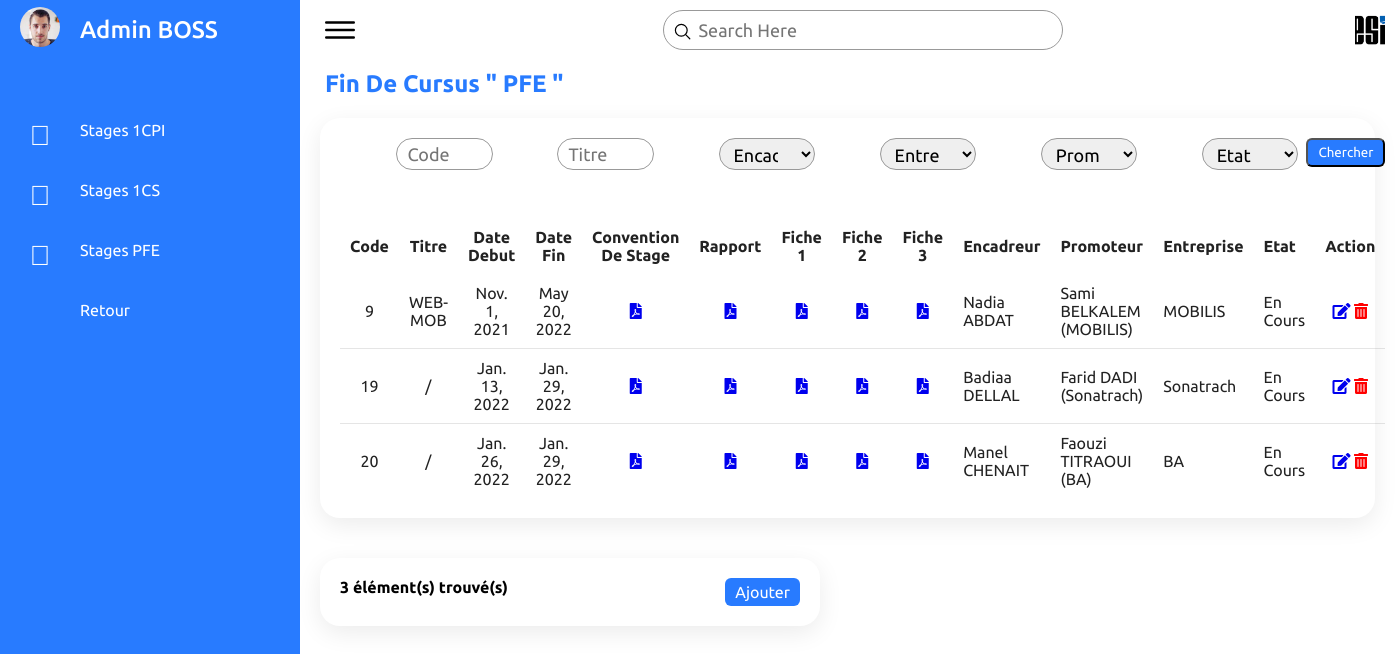
Page /stages3cs/ (signed in) on the committed database.
### GestionStages/models.py (models this page shows)
class Employee(models.Model):
    user         = models.OneToOneField(User,null=True, on_delete=models.CASCADE,unique=TRUE)
    name         = models.CharField(max_length=190)
    surname      = models.CharField(max_length=190)
    email        = models.EmailField(max_length=190)
    phone        = models.CharField(max_length=10)
    photo        = models.ImageField(upload_to = 'images/' ,default='images/user.png',null=True)
    date_created = models.DateTimeField(auto_now_add=True, null=True)
    def __str__(self):
        return (self.name + ' ' + self.surname )

class Stage(models.Model):
    STATUS_CHOICES = [
        ('En Cours','En Cours'),
        ('Annulé','Annulé'),
        ('Validé','Validé'),
        ('Délai Non Respecté','Délai Non Respecté'),
    ]
    type         = models.CharField(max_length=190,null=False)
    titre        = models.CharField(max_length=4000)
    description  = models.TextField(max_length=4000)
    datedeb      = models.DateField(null=False)
    datefin      = models.DateField(null=False)
    convention   = models.FileField(upload_to = 'files/' ,null=True,blank=True)  # all
    rapport      = models.FileField(upload_to = 'files/' ,null=True,blank=True)  # all
    fichesuiv1   = models.FileField(upload_to = 'files/' ,null=True,blank=True)  #for 1CS & 3CS
    fichesuiv2   = models.FileField(upload_to = 'files/' ,null=True,blank=True)  # 3CS
    fichesuiv3   = models.FileField(upload_to = 'files/' ,null=True,blank=True)  # 3CS
    teacher      = models.ForeignKey(Teacher, on_delete=models.CASCADE,null=True,blank=True) # for 1CS & 3CS
    promoter     = models.ForeignKey(Promoter, on_delete=models.CASCADE,null=True,blank=True) # for all
    company      = models.ForeignKey(Company, on_delete=models.CASCADE) # for all
    students     = models.ManyToManyField(Student) # for all
    status       = models.CharField(max_length=190,choices=STATUS_CHOICES,default='inprogress')
    date_created = models.DateTimeField(auto_now_add=True, null=True)

class Teacher(models.Model):
    user         = models.OneToOneField(User,null=True, on_delete=models.CASCADE,unique=TRUE)
    name         = models.CharField(max_length=190)
    surname      = models.CharField(max_length=190)
    email        = models.EmailField(max_length=190)
    phone        = models.CharField(max_length=10)
    photo        = models.ImageField(upload_to = 'images/' ,default='images/user.png',null=True)
    date_created = models.DateTimeField(auto_now_add=True, null=True)
    def __str__(self):
        return (self.name + ' ' + self.surname)

class Promoter(models.Model):
    name         = models.CharField(max_length=190)
    surname      = models.CharField(max_length=190)
    email        = models.EmailField(max_length=190)
    phone        = models.CharField(max_length=10)
    company      = models.ForeignKey(Company, on_delete=models.CASCADE)
    date_created = models.DateTimeField(auto_now_add=True, null=True)
    def __str__(self):
        return (self.name + ' ' + self.surname + ' ' + '(' + self.company.name + ')')

class Company(models.Model):
    LEGAL_STATUS_CHOICES = [
        ('Publique','Publique'),
        ('Privée','Privée'),
        ('Semi-Publique','Semi-Publique'),
    ]
    name         = models.CharField(max_length=190,unique=True)
    address      = models.CharField(max_length=190,null=True,blank=True)
    email        = models.EmailField(max_length=190)
    phone        = models.CharField(max_length=10)
    fax          = models.CharField(max_length=100,null=True,blank=True)
    legalstatus  = models.CharField(max_length=15, choices=LEGAL_STATUS_CHOICES,null=True,blank=True)
    website      = models.CharField(max_length=190,null=True,blank=True)
    date_created = models.DateTimeField(auto_now_add=True, null=True)
    def __str__(self):
        return (self.name)

### GestionStages/decorators.py (the view)
        def wrapper_func(request , *args,**kwargs):
            group = None
            if request.user.groups.exists():
               group =  request.user.groups.all()[0].name
            if group == 'admin':
               return view_func(request , *args,**kwargs)
            else:
                if group == 'student':
                    return redirect('studenthome')
                else:
                    if group == 'teacher':
                        return redirect('teacherhome')

### GestionStages/views.py (called while the page is built)
@login_required(login_url='login')
@foradmin(allowedGroups=['admin'])
def stages3cs(request):
    companies = Company.objects.all()
    promoters = Promoter.objects.all()
    teachers  = Teacher.objects.all()
    stages3cs = Stage.objects.filter(type='3CS')
    MyFilter = Stage1csFilter(request.GET,queryset=stages3cs)
    stages3cs = MyFilter.qs
    count_stages3cs = stages3cs.count()
    context = {
        'stages3cs'   : stages3cs,
        'MyFilter'   : MyFilter,
        'companies'  : companies,
        'promoters'  : promoters,
        'teachers'   : teachers,
        'count_stages3cs' : count_stages3cs,}
    return render(request , 'stages3cs.html',context)

### GestionStages/templates/stages3cs.html (shortened to what this page needs)
{% extends 'stagemain.html' %}
{% load static %}
{% block content%}
<div class="main">
    {% include 'topbar.html' %}
    <h2 style="color: #287bff; margin-left:25px; margin-top:10px">Fin De Cursus " PFE "</h2>
    <div class="studentspage">
        <div class="students">
            <form method="GET">
                <div class="filterdiv">
                    <div class="form-group">
                        <input type="number" name="id" step="any" id="id_id" placeholder="Code">
                    </div>
                    <div class="form-group">
                        <input type="text" name="titre" id="id_titre" placeholder="Titre">
                    </div>
                    <div class="form-group">
                        <select name="teacher" id="id_teacher">
                            <option value="" selected="">Encadreur</option>
                        </select>
                    </div>
                    <div class="form-group">
                        <select name="company" id="id_company">
                            <option value="" selected="">Entreprise</option>
                        </select>
                    </div>
                    <div class="form-group">
                        <select name="promoter" id="id_promoter">
                            <option value="" selected="">Promoteur</option>
                        </select>
                    </div>
                    <div class="form-group">
                        <select name="status" id="id_status">
                            <option value="" selected="">Etat</option>
                        </select>
                    </div>
                    <div class="form-group1">
                        <button type="submit" class="btn btn-primary">Chercher</button>
                    </div>
                </div>
            </form>
            <table>
                <thead>
                    <tr>
                        <td>Code</td>
                        <td>Titre</td>
                        <td>Date Debut</td>
                        <td>Date Fin</td>
                        <td>Convention De Stage</td>
                        <td>Rapport</td>
                        <td>Fiche 1</td>
                        <td>Fiche 2</td>
                        <td>Fiche 3</td>
                        <td>Encadreur</td>
                        <td>Promoteur</td>
                        <td>Entreprise</td>
                        <td>Etat</td>
                        <td>Action</td>
                    </tr>
                </thead>
                <tbody>
                    {% for item in stages3cs %}
                    <tr>
                        <td>{{item.id}}</td>
                        <td>{{item.titre}}</td>
                        <td>{{item.datedeb}}</td>
                        <td>{{item.datefin}}</td>
                        <td><a href="{% url 'pdf_view' item.id  0 %}"><i class="fas fa-file-pdf"></i></a></td>
                        <td><a href="{% url 'pdf_view' item.id  1 %}"><i class="fas fa-file-pdf"></i></a></td>
                        <td><a href="{% url 'pdf_view' item.id  2 %}"><i class="fas fa-file-pdf"></i></a></td>
                        <td><a href="{% url 'pdf_view' item.id  3 %}"><i class="fas fa-file-pdf"></i></a></td>
                        <td><a href="{% url 'pdf_view' item.id  4 %}"><i class="fas fa-file-pdf"></i></a></td>
                        <td>{{item.teacher}}</td>
                        <td>{{item.promoter}}</td>
                        <td>{{item.company}}</td>
                        <td>{{item.status}}</td>
                        <td>
                            <a href="{% url 'updatestage3cs' item.id %}"><i class="fas fa-edit" style="color:gris;"></i></a>
                            <a class="text-danger" href="{% url 'deletestage3cs' item.id %}" style="color:red;"><i class="fas fa-trash-alt"></i></a>
                        </td>
                    </tr>
                    {% endfor %}
                </tbody>
            </table>
        </div>
    </div>
    <div class="studentsfooter">
        <div class="records">
                <div class="cardHeader">
                    <h4>{{count_stages3cs}} élément(s) trouvé(s)</h4>
                    <a href="{% url 'createstage3cs' %}" class="btn">Ajouter</a>
                </div>
        </div>
    </div>
</div>
{% endblock %}

### GestionStages/templates/stagemenu.html (shortened to what this page needs)
{% load static %}
<div class="navigation">
    <ul>
        <li>
            <a href="#">
                <span class="icon"><img  src="/media/{{request.user.employee.photo}}"></img></span>
                <span class="title" style="font-size: 1.5em;font-weight: 500;">{{request.user.employee}}</span>
            </a>
        </li>
        <li class="">
            <a href="{% url 'stages1cpi' %}">
                <span class="icon"><span style="font-size: 1.75em;"><i class="fal fa-dice-one"></i></span></span>
                <span class="title">Stages 1CPI</span>
            </a>
        </li>
        <li class="">
            <a href="{% url 'stages1cs' %}">
                <span class="icon"><span style="font-size: 1.75em;"><i class="fal fa-dice-two"></i></span></span>
                <span class="title">Stages 1CS</span>
            </a>
        </li>
        <li class="">
            <a href="{% url 'stages3cs' %}">
                <span class="icon"><span style="font-size: 1.75em;"><i class="fal fa-dice-three"></i></span></span>
                <span class="title">Stages PFE</span>
            </a>
        </li>
        <li>
            <a href="{% url 'home' %}">
                <span class="icon"><span style="font-size: 1.75em;"></span></span>
                <span class="title">Retour</span>
            </a>
        </li>
    </ul>
</div>

### GestionStages/static/css/style.css (style rules this page uses)
* { margin: 0; padding: 0; box-sizing: border-box; font-family: 'Ubuntu', sans-serif; }
:root { --blue: #287bff; --white: #fff; --grey: #f5f5f5; --black1: #222; --black2: #999; }
body { min-height: 100vh; overflow-x: hidden; }
.navigation { position: fixed; width: 300px; height: 100%; background: var(--blue); border-Left: 10px solid var(--blue); transition: 0.5s; overflow: hidden; }
.navigation ul { position: absolute; top: 0; left: 0; width: 100%; }
.navigation ul li { position: relative; width: 100%; list-style: none; border-top-left-radius: 30px; border-bottom-left-radius: 30px; }
.navigation ul li:nth-child(1) { margin-bottom: 40px; }
.navigation ul li a { position: relative; display: block; width: 100%; display: flex; text-decoration: none; color: var(--white); }
.navigation ul li a .icon { position: relative; display: block; min-width: 60px; height: 60px; line-height: 70px; text-align: center; }
.navigation ul li a .icon img { font-size: 1.75em; border-radius: 50%; margin-top: 7px; }
.navigation ul li a .title { position: relative; display: block; padding: 0 10px; height: 60px; line-height: 60px; text-align: start; white-space: nowrap; }
.main { position: absolute; width: calc(100% - 300px); left: 300px; min-height: 100vh; background: var(--white); transition: 0.5s; }
.cardHeader { display: flex; justify-content: space-between; align-items: flex-start; }
.btn { position: relative; padding: 5px 10px; background: var(--blue); text-decoration: none; color: var(--white); border-radius: 6px; }
.btn.btn-primary { position: relative; padding: 5px 10px; background: var(--blue); text-decoration: none; color: var(--white); border-radius: 6px; }
.studentspage { position: relative; width: 100%; padding: 20px; grid-template-columns: 2fr 1fr; grid-gap: 30px; }
.studentspage .students { position: relative; display: grid; min-height: 100px; width: 100%; background: var(--white); padding: 20px; box-shadow: 0 7px 25px rgba(0, 0, 0, 0.08); border-radius: 20px; }
.studentspage table { width: 100%; border-collapse: collapse; margin-top: 10px; }
.studentspage table thead td { font-weight: 600; }
.studentspage .students table tr { color: var(--black1); border-bottom: 1px solid rgba(0, 0, 0, 0.1); }
.studentspage .students table tr:last-child { border-bottom: none; }
.studentspage .students table tr td { padding: 10px; }
.studentspage .students table tr td:last-child { text-align: center; }
.studentspage .students table tr td:nth-child(1) { text-align: center; }
.studentspage .students table tr td:nth-child(2) { text-align: center; }
.studentspage .students table tr td:nth-child(3) { text-align: center; }
.studentspage .students table tr td:nth-child(4) { text-align: center; }
.studentspage .students table tr td:nth-child(5) { text-align: center; }
.studentspage .students table tr td:nth-child(6) { text-align: center; }
.studentspage .students table tr td:nth-child(7) { text-align: center; }
.studentspage .students table tr td:nth-child(8) { text-align: center; }
.studentspage .students table tr td:nth-child(9) { text-align: center; }
.studentsfooter { position: relative; width: 100%; padding: 20px; display: grid; grid-template-columns: 2fr 1fr; grid-gap: 30px; }
.studentsfooter .records { position: relative; display: grid; min-height: 40px; width: 500px; background: var(--white); padding: 20px; box-shadow: 0 7px 25px rgba(0, 0, 0, 0.08); border-radius: 20px; }
.filterdiv { position: relative; display: flex; width: 100%; height: 40px; margin-bottom: 30px; justify-content: space-evenly; }
.filterdiv .form-group { position: relative; width: 100%; height: 80%; }
.filterdiv .form-group input { width: 60%; height: 100%; border-radius: 40px; padding: 5px 20px; padding-left: 10px; font-size: 18px; left: 35%; outline: none; position: absolute; border: 1px solid var(--black2); }
.filterdiv .form-group select { width: 60%; height: 100%; border-radius: 40px; padding: 5px 20px; padding-left: 10px; font-size: 18px; outline: none; left: 35%; right: 15%; position: absolute; border: 1px solid var(--black2); }
.filterdiv .form-group1 { position: relative; width: 150px; height: 50%; }
.navigation ul li a .icon img { font-size: 1.75em; width: 40px; height: 40px; object-fit: cover; }

### rows in the picture
Stage: id "9", titre "WEB-MOB", datedeb "Nov. 1, 2021", datefin "May 20, 2022", teacher "Nadia ABDAT", promoter "Sami BELKALEM (MOBILIS)", company "MOBILIS", status "En Cours"
Stage: id "19", titre "/", datedeb "Jan. 13, 2022", datefin "Jan. 29, 2022", teacher "Badiaa DELLAL", promoter "Farid DADI (Sonatrach)", company "Sonatrach", status "En Cours"
Stage: id "20", titre "/", datedeb "Jan. 26, 2022", datefin "Jan. 29, 2022", teacher "Manel CHENAIT", promoter "Faouzi TITRAOUI (BA)", company "BA", status "En Cours"

### other values in the picture
{{ request.user.employee }} "Admin BOSS"
{{ count_stages3cs }} "3"
